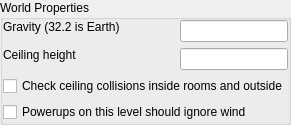
        <widget class="QGroupBox" name="IDC_STATIC">
          <property name="title">
            <string>World Properties</string>
          </property>
          <property name="visible">
            <bool>true</bool>
          </property>
          <property name="enabled">
            <bool>true</bool>
          </property>
          <property name="flat">
            <bool>false</bool>
          </property>
          <layout class="QVBoxLayout" name="layout">
            <property name="spacing">
              <number>6</number>
            </property>
            <property name="margin">
              <number>0</number>
            </property>
            <item>
              <layout class="QGridLayout" name="layout_2">
                <property name="spacing">
                  <number>6</number>
                </property>
                <property name="margin">
                  <number>0</number>
                </property>
                <item row="0" column="0" colspan="2">
                  <widget class="QLabel" name="IDC_STATIC_2">
                    <property name="text">
                      <string>Gravity (32.2 is Earth)</string>
                    </property>
                    <property name="visible">
                      <bool>true</bool>
                    </property>
                    <property name="enabled">
                      <bool>true</bool>
                    </property>
                    <property name="alignment">
                      <set>Qt::AlignLeft</set>
                    </property>
                    <property name="minimumSize">
                      <size>
                        <width>106</width>
                        <height>11</height>
                      </size>
                    </property>
                    <property name="sizePolicy">
                      <sizepolicy hsizetype="Preferred" vsizetype="Preferred">
                        <horstretch>0</horstretch>
                        <verstretch>0</verstretch>
                      </sizepolicy>
                    </property>
                  </widget>
                </item>
                <item row="0" column="2" rowspan="2">
                  <widget class="QLineEdit" name="IDC_LEVEL_GRAVITY_EDIT">
                    <property name="visible">
                      <bool>true</bool>
                    </property>
                    <property name="enabled">
                      <bool>true</bool>
                    </property>
                    <property name="minimumSize">
                      <size>
                        <width>52</width>
                        <height>16</height>
                      </size>
                    </property>
                    <property name="sizePolicy">
                      <sizepolicy hsizetype="Preferred" vsizetype="Preferred">
                        <horstretch>0</horstretch>
                        <verstretch>0</verstretch>
                      </sizepolicy>
                    </property>
                  </widget>
                </item>
                <item row="2" column="0">
                  <widget class="QLabel" name="IDC_STATIC_3">
                    <property name="text">
                      <string>Ceiling height</string>
                    </property>
                    <property name="visible">
                      <bool>true</bool>
                    </property>
                    <property name="enabled">
                      <bool>true</bool>
                    </property>
                    <property name="alignment">
                      <set>Qt::AlignLeft</set>
                    </property>
                    <property name="minimumSize">
                      <size>
                        <width>89</width>
                        <height>11</height>
                      </size>
                    </property>
                    <property name="sizePolicy">
                      <sizepolicy hsizetype="Preferred" vsizetype="Preferred">
                        <horstretch>0</horstretch>
                        <verstretch>0</verstretch>
                      </sizepolicy>
                    </property>
                  </widget>
                </item>
                <item row="2" column="2" rowspan="2">
                  <widget class="QLineEdit" name="IDC_LEVEL_CEILING_EDIT">
                    <property name="visible">
                      <bool>true</bool>
                    </property>
                    <property name="enabled">
                      <bool>true</bool>
                    </property>
                    <property name="minimumSize">
                      <size>
                        <width>52</width>
                        <height>16</height>
                      </size>
                    </property>
                    <property name="sizePolicy">
                      <sizepolicy hsizetype="Preferred" vsizetype="Preferred">
                        <horstretch>0</horstretch>
                        <verstretch>0</verstretch>
                      </sizepolicy>
                    </property>
                  </widget>
                </item>
              </layout>
            </item>
            <item>
              <layout class="QGridLayout" name="layout_3">
                <property name="spacing">
                  <number>6</number>
                </property>
                <property name="margin">
                  <number>0</number>
                </property>
                <item row="0" column="0">
                  <widget class="QCheckBox" name="IDC_LEVEL_CEILING_EVERYWHERE">
                    <property name="text">
                      <string>Check ceiling collisions inside rooms and outside</string>
                    </property>
                    <property name="visible">
                      <bool>true</bool>
                    </property>
                    <property name="enabled">
                      <bool>true</bool>
                    </property>
                    <property name="minimumSize">
                      <size>
                        <width>246</width>
                        <height>13</height>
                      </size>
                    </property>
                    <property name="sizePolicy">
                      <sizepolicy hsizetype="Preferred" vsizetype="Preferred">
                        <horstretch>0</horstretch>
                        <verstretch>0</verstretch>
                      </sizepolicy>
                    </property>
                  </widget>
                </item>
                <item row="2" column="0">
                  <widget class="QCheckBox" name="IDC_LEVEL_PIW">
                    <property name="text">
                      <string>Powerups on this level should ignore wind</string>
                    </property>
                    <property name="visible">
                      <bool>true</bool>
                    </property>
                    <property name="enabled">
                      <bool>true</bool>
                    </property>
                    <property name="minimumSize">
                      <size>
                        <width>246</width>
                        <height>13</height>
                      </size>
                    </property>
                    <property name="sizePolicy">
                      <sizepolicy hsizetype="Preferred" vsizetype="Preferred">
                        <horstretch>0</horstretch>
                        <verstretch>0</verstretch>
                      </sizepolicy>
                    </property>
                  </widget>
                </item>
              </layout>
            </item>
          </layout>
          <property name="minimumSize">
            <size>
              <width>267</width>
              <height>82</height>
            </size>
          </property>
          <property name="sizePolicy">
            <sizepolicy hsizetype="Preferred" vsizetype="Preferred">
              <horstretch>0</horstretch>
              <verstretch>0</verstretch>
            </sizepolicy>
          </property>
        </widget>
